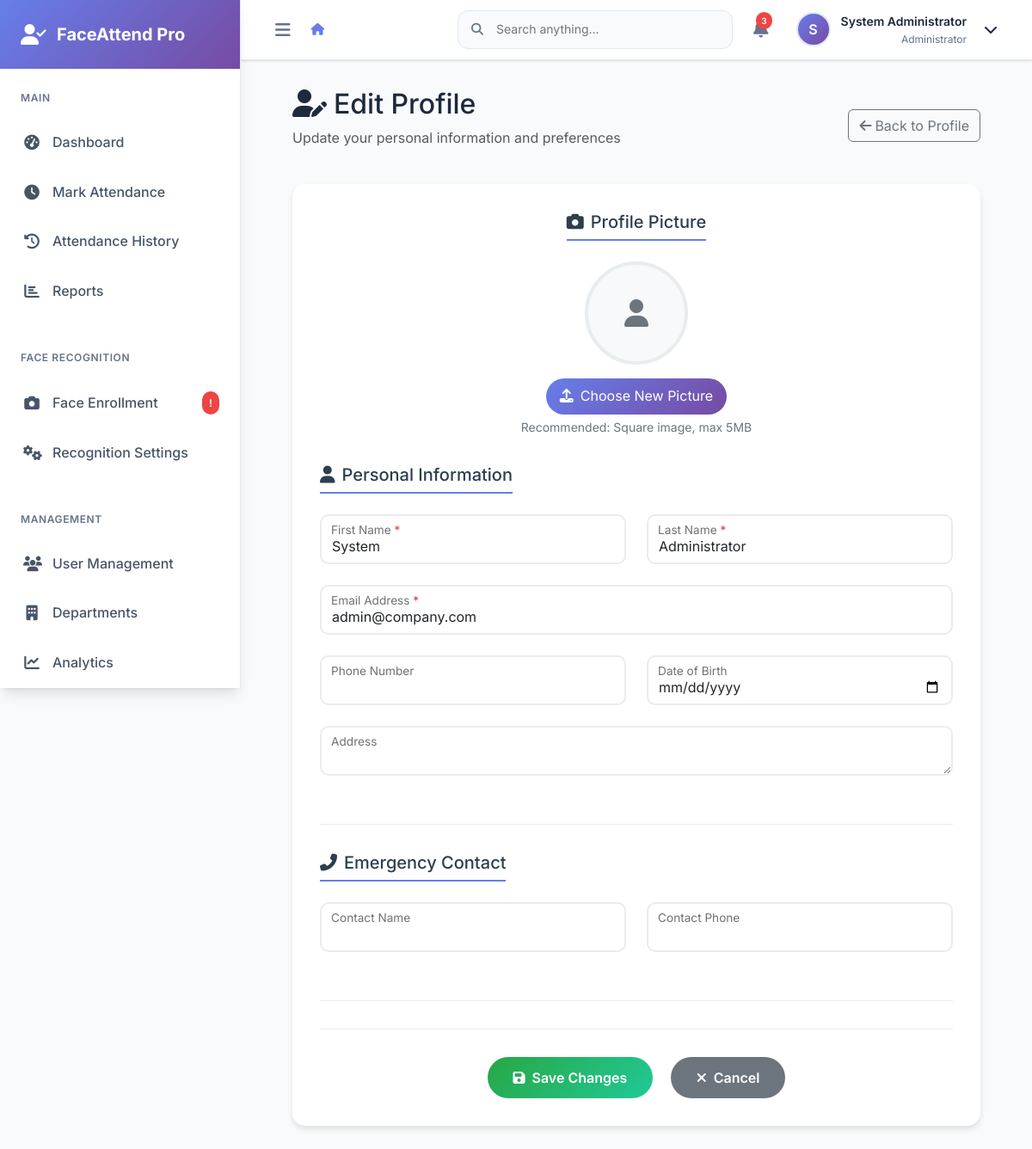
The app's page /auth/profile/edit/ (signed in) with its own data.
### authentication/models.py (models this page shows, shortened)
class CustomUser(AbstractUser):
    USER_ROLES = [
        ('admin', 'Administrator'),
        ('manager', 'Manager'),
        ('employee', 'Employee'),
        ('security', 'Security Personnel'),
    ]
    id = models.UUIDField(primary_key=True, default=uuid.uuid4, editable=False)
    employee_id = models.CharField(
        max_length=20,
        unique=True,
        validators=[RegexValidator(r'^[A-Z0-9]+$', 'Employee ID must contain only uppercase letters and numbers')]
    )
    department = models.ForeignKey(Department, on_delete=models.SET_NULL, null=True, blank=True)
    role = models.CharField(max_length=20, choices=USER_ROLES, default='employee')
    phone_number = models.CharField(
        max_length=15,
        blank=True,
        validators=[RegexValidator(r'^\+?1?\d{9,15}$', 'Phone number must be entered in the format: "+999999999". Up to 15 digits allowed.')]
    )
    profile_picture = models.ImageField(upload_to='profile_pictures/', blank=True, null=True)
    date_of_birth = models.DateField(blank=True, null=True)
    address = models.TextField(blank=True)
    emergency_contact_name = models.CharField(max_length=100, blank=True)
    emergency_contact_phone = models.CharField(max_length=15, blank=True)
    is_face_enrolled = models.BooleanField(default=False)
    face_enrollment_date = models.DateTimeField(blank=True, null=True)
    is_active = models.BooleanField(default=True)
    created_at = models.DateTimeField(auto_now_add=True)
    updated_at = models.DateTimeField(auto_now=True)
    last_attendance = models.DateTimeField(blank=True, null=True)
    class Meta:
        ordering = ['employee_id']
        verbose_name = 'User'
        verbose_name_plural = 'Users'
    def get_full_name(self):
        return f"{self.first_name} {self.last_name}".strip() or self.username

### authentication/views.py (the view)
# urls.py: path('profile/edit/', views.edit_profile, name='edit_profile'),
@login_required
def edit_profile(request):
    if request.method == 'POST':
        form = ProfileForm(request.POST, request.FILES, instance=request.user)
        if form.is_valid():
            form.save()
            messages.success(request, 'Profile updated successfully!')
            return redirect('authentication:profile')
    else:
        form = ProfileForm(instance=request.user)
    return render(request, 'authentication/edit_profile.html', {'form': form})

### templates/authentication/edit_profile.html (shortened to what this page needs)
{% extends 'base.html' %}
{% block content %}
<div class="container-fluid">
    <div class="edit-profile-container">
        <div class="d-flex justify-content-between align-items-center mb-4">
            <div>
                <h2><i class="fas fa-user-edit me-2"></i>Edit Profile</h2>
                <p class="text-muted">Update your personal information and preferences</p>
            </div>
            <a href="{% url 'authentication:profile' %}" class="btn btn-outline-secondary">
                <i class="fas fa-arrow-left me-1"></i>Back to Profile
            </a>
        </div>
        <form method="post" enctype="multipart/form-data" novalidate>
            <div class="form-card">
                <div class="profile-picture-section">
                    <h5 class="section-title"><i class="fas fa-camera me-2"></i>Profile Picture</h5>
                    {% if form.instance.profile_picture %}
                        <img src="{{ form.instance.profile_picture.url }}" alt="Current Profile Picture" class="current-picture">
                    {% else %}
                        <div class="picture-placeholder">
                            <i class="fas fa-user"></i>
                        </div>
                    {% endif %}
                    <div class="file-input-wrapper">
                        <label for="{{ form.profile_picture.id_for_label }}" class="file-input-label">
                            <i class="fas fa-upload me-2"></i>Choose New Picture
                        </label>
                    </div>
                    <div class="help-text">Recommended: Square image, max 5MB</div>
                </div>
                <div class="form-section">
                    <h5 class="section-title"><i class="fas fa-user me-2"></i>Personal Information</h5>
                    <div class="row">
                        <div class="col-md-6">
                            <div class="form-floating">
                                {{ form.first_name }}
                                <label for="{{ form.first_name.id_for_label }}">
                                    First Name <span class="required-field">*</span>
                                </label>
                            </div>
                        </div>
                        <div class="col-md-6">
                            <div class="form-floating">
                                {{ form.last_name }}
                                <label for="{{ form.last_name.id_for_label }}">
                                    Last Name <span class="required-field">*</span>
                                </label>
                            </div>
                        </div>
                    </div>
                    <div class="form-floating">
                        {{ form.email }}
                        <label for="{{ form.email.id_for_label }}">
                            Email Address <span class="required-field">*</span>
                        </label>
                    </div>
                    <div class="row">
                        <div class="col-md-6">
                            <div class="form-floating">
                                {{ form.phone_number }}
                                <label for="{{ form.phone_number.id_for_label }}">
                                </label>
                            </div>
                        </div>
                        <div class="col-md-6">
                            <div class="form-floating">
                                {{ form.date_of_birth }}
                                <label for="{{ form.date_of_birth.id_for_label }}">
                                </label>
                            </div>
                        </div>
                    </div>
                    <div class="form-floating">
                        {{ form.address }}
                        <label for="{{ form.address.id_for_label }}">
                        </label>
                    </div>
                </div>
                <div class="form-section">
                    <h5 class="section-title"><i class="fas fa-phone-alt me-2"></i>Emergency Contact</h5>
                    <div class="row">
                        <div class="col-md-6">
                            <div class="form-floating">
                                {{ form.emergency_contact_name }}
                                <label for="{{ form.emergency_contact_name.id_for_label }}">
                                </label>
                            </div>
                        </div>
                        <div class="col-md-6">
                            <div class="form-floating">
                                {{ form.emergency_contact_phone }}
                                <label for="{{ form.emergency_contact_phone.id_for_label }}">
                                </label>
                            </div>
                        </div>
                    </div>
                </div>
                <div class="form-actions">
                    <button type="submit" class="btn btn-save me-3">
                        <i class="fas fa-save me-2"></i>Save Changes
                    </button>
                    <a href="{% url 'authentication:profile' %}" class="btn btn-cancel">
                        <i class="fas fa-times me-2"></i>Cancel
                    </a>
                </div>
            </div>
        </form>
    </div>
</div>
{% endblock %}

### templates/base.html (shortened to what this page needs)
<!DOCTYPE html>
<html lang="en" data-theme="light">
<head>
    <link href="https://cdn.jsdelivr.net/npm/bootstrap@5.3.2/dist/css/bootstrap.min.css" rel="stylesheet">
    <link href="https://cdnjs.cloudflare.com/ajax/libs/font-awesome/6.5.0/css/all.min.css" rel="stylesheet">
    <link href="https://cdn.jsdelivr.net/npm/animate.css@4.1.1/animate.min.css" rel="stylesheet">
</head>
<body>
    <div class="app-container">
        {% if user.is_authenticated %}
        <nav class="sidebar" id="sidebar">
            <div class="sidebar-header">
                <a href="{% url 'authentication:dashboard' %}" class="sidebar-brand">
                    <i class="fas fa-user-check"></i>
                    <span>FaceAttend Pro</span>
                </a>
            </div>
            <div class="sidebar-nav">
                <div class="nav-section">
                    <div class="nav-section-title">Main</div>
                    <div class="nav-item">
                        <a href="{% url 'authentication:dashboard' %}" class="nav-link {% if request.resolver_match.url_name == 'dashboard' %}active{% endif %}">
                            <i class="fas fa-tachometer-alt"></i>
                            <span>Dashboard</span>
                        </a>
                    </div>
                    <div class="nav-item">
                        <a href="{% url 'attendance:check' %}" class="nav-link {% if 'attendance' in request.resolver_match.namespace and request.resolver_match.url_name == 'check' %}active{% endif %}">
                            <i class="fas fa-clock"></i>
                            <span>Mark Attendance</span>
                        </a>
                    </div>
                    <div class="nav-item">
                        <a href="{% url 'attendance:history' %}" class="nav-link {% if 'attendance' in request.resolver_match.namespace and request.resolver_match.url_name == 'history' %}active{% endif %}">
                            <i class="fas fa-history"></i>
                            <span>Attendance History</span>
                        </a>
                    </div>
                    <div class="nav-item">
                        <a href="{% url 'attendance:reports' %}" class="nav-link {% if 'attendance' in request.resolver_match.namespace and request.resolver_match.url_name == 'reports' %}active{% endif %}">
                            <i class="fas fa-chart-bar"></i>
                            <span>Reports</span>
                        </a>
                    </div>
                </div>
                <div class="nav-section">
                    <div class="nav-section-title">Face Recognition</div>
                    <div class="nav-item">
                        <a href="{% url 'face_recognition:enrollment' %}" class="nav-link {% if 'face_recognition' in request.resolver_match.namespace %}active{% endif %}">
                            <i class="fas fa-camera"></i>
                            <span>Face Enrollment</span>
                            {% if not user.is_face_enrolled %}
                                <span class="nav-badge">!</span>
                            {% endif %}
                        </a>
                    </div>
                    <div class="nav-item">
                        <a href="#" class="nav-link">
                            <i class="fas fa-cogs"></i>
                            <span>Recognition Settings</span>
                        </a>
                    </div>
                </div>
                {% if user.role == 'admin' or user.role == 'manager' %}
                <div class="nav-section">
                    <div class="nav-section-title">Management</div>
                    <div class="nav-item">
                        <a href="{% url 'authentication:user_list' %}" class="nav-link {% if 'authentication' in request.resolver_match.namespace and request.resolver_match.url_name == 'user_list' %}active{% endif %}">
                            <i class="fas fa-users"></i>
                            <span>User Management</span>
                        </a>
                    </div>
                    <div class="nav-item">
                        <a href="{% url 'authentication:department_list' %}" class="nav-link">
                            <i class="fas fa-building"></i>
                            <span>Departments</span>
                        </a>
                    </div>
                    <div class="nav-item">
                        <a href="{% url 'authentication:analytics' %}" class="nav-link">
                            <i class="fas fa-chart-line"></i>
                            <span>Analytics</span>
                        </a>
                    </div>
                </div>
                {% endif %}
            </div>
        </nav>
        {% endif %}
        <div class="main-content" id="mainContent">
            <header class="top-header">
                <div class="header-left">
                    {% if user.is_authenticated %}
                    <button class="sidebar-toggle" id="sidebarToggle">
                        <i class="fas fa-bars"></i>
                    </button>
                    {% endif %}
                    <div class="breadcrumb-nav">
                        <a href="{% url 'authentication:dashboard' %}">
                            <i class="fas fa-home"></i>
                        </a>
                    </div>
                </div>
                <div class="header-right">
                    {% if user.is_authenticated %}
                    <div class="header-search">
                        <i class="fas fa-search"></i>
                        <input type="text" placeholder="Search anything..." id="globalSearch">
                    </div>
                    <div class="header-notifications">
                        <button class="notification-btn" id="notificationBtn" data-bs-toggle="dropdown">
                            <i class="fas fa-bell"></i>
                            <span class="notification-badge">3</span>
                        </button>
                    </div>
                    <div class="user-dropdown dropdown">
                        <div class="user-info" data-bs-toggle="dropdown">
                            {% if user.profile_picture %}
                                <img src="{{ user.profile_picture.url }}" alt="Profile" class="user-avatar">
                            {% else %}
                                <div class="user-avatar d-flex align-items-center justify-content-center" style="background: linear-gradient(135deg, #667eea, #764ba2); color: white; font-weight: 600;">
                                    {{ user.first_name|first|default:user.username|first|upper }}
                                </div>
                            {% endif %}
                            <div class="user-details">
                                <div class="user-name">{{ user.get_full_name|default:user.username }}</div>
                                <div class="user-role">{{ user.get_role_display }}</div>
                            </div>
                            <i class="fas fa-chevron-down ms-2"></i>
                        </div>
                    </div>
                    {% else %}
                    <a href="{% url 'authentication:login' %}" class="btn btn-primary">
                        <i class="fas fa-sign-in-alt me-1"></i>Login
                    </a>
                    {% endif %}
                </div>
            </header>
            <main class="content-area">
                <div class="fade-in">
                    {% block content %}{% endblock %}
                </div>
            </main>
        </div>
    </div>
</body>
</html>

### records on screen
CustomUser: first_name|first "S", get_full_name "System Administrator", role "Administrator", first_name "System", last_name "Administrator", email "admin@company.com"
